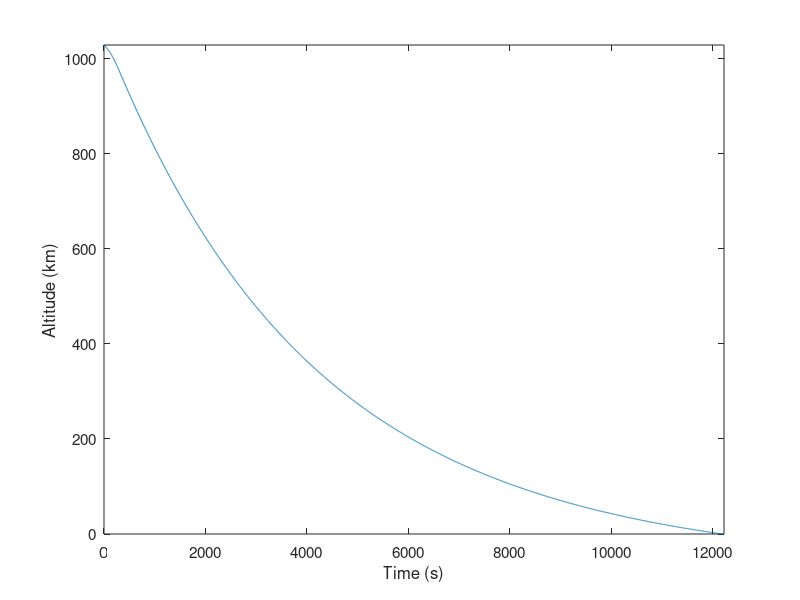
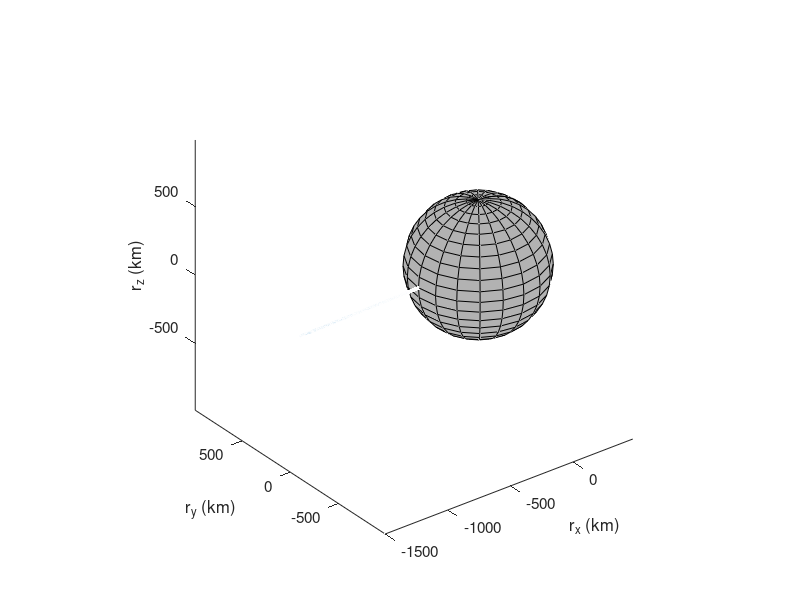
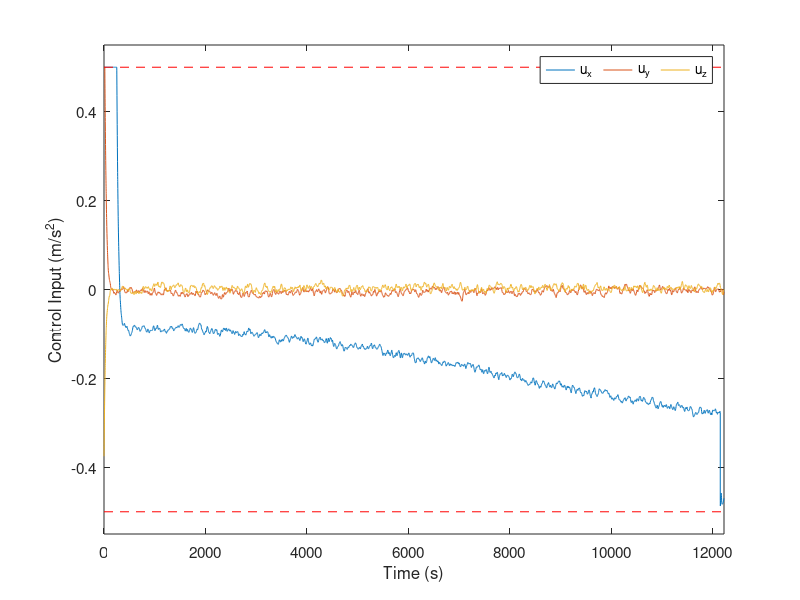

Reproduce these figures in MATLAB, in order.
data = load('Results/SimLanding.txt');
control = load('Results/ControlLanding.txt');

t = data(:,1);
r = data(:,2:4);
v = data(:,5:7);
% H = data(:,8);
H = control(:,2);
% u = data(:,9:11);
u = control(:,3:5);
sigma = data(:,12);
te = data(:,13);

rho = 476000;
altitude = vecnorm(r,2,2) - rho;
figure(1); clf;
plot(t, altitude/1e3)
xlabel 'Time (s)'; ylabel 'Altitude (km)'
axis tight
set(gcf, 'Position', [1850 950 560 200]);
set(gca, 'FontSize', 11)

figure(2); clf;
plot3(r(:,1)/1e3, r(:,2)/1e3, r(:,3)/1e3, 'LineWidth', 2);
[s1, s2, s3] = sphere(20);
hold on;
surf(s1*rho/1e3, s2*rho/1e3, s3*rho/1e3, 'FaceColor', [0.7;0.7;0.7], 'FaceAlpha', 1);
xlabel 'r_x (km)';
ylabel 'r_y (km)';
zlabel 'r_z (km)';
axis equal;
set(gcf, 'Position', [1280 900 560 420])
view(-37.5, 30)
set(gca, 'FontSize', 11)

figure(3); clf;
plot(t, u); hold on;
plot([0 t(end)],[-0.5 -0.5],'r--')
plot([0 t(end)],[0.5 0.5],'r--')
axis([0 t(end) -0.55 0.55]);
legend 'u_x' 'u_y' 'u_z'
l = legend; set(l, 'Orientation', 'horizontal');
xlabel 'Time (s)'; ylabel 'Control Input (m/s^2)';
set(gcf, 'Position', [1850 600 560 200]);
set(gca, 'FontSize', 11)

hdot_terminal = dot(r(end-1,:),v(end-1,:))/norm(r(end-1,:))